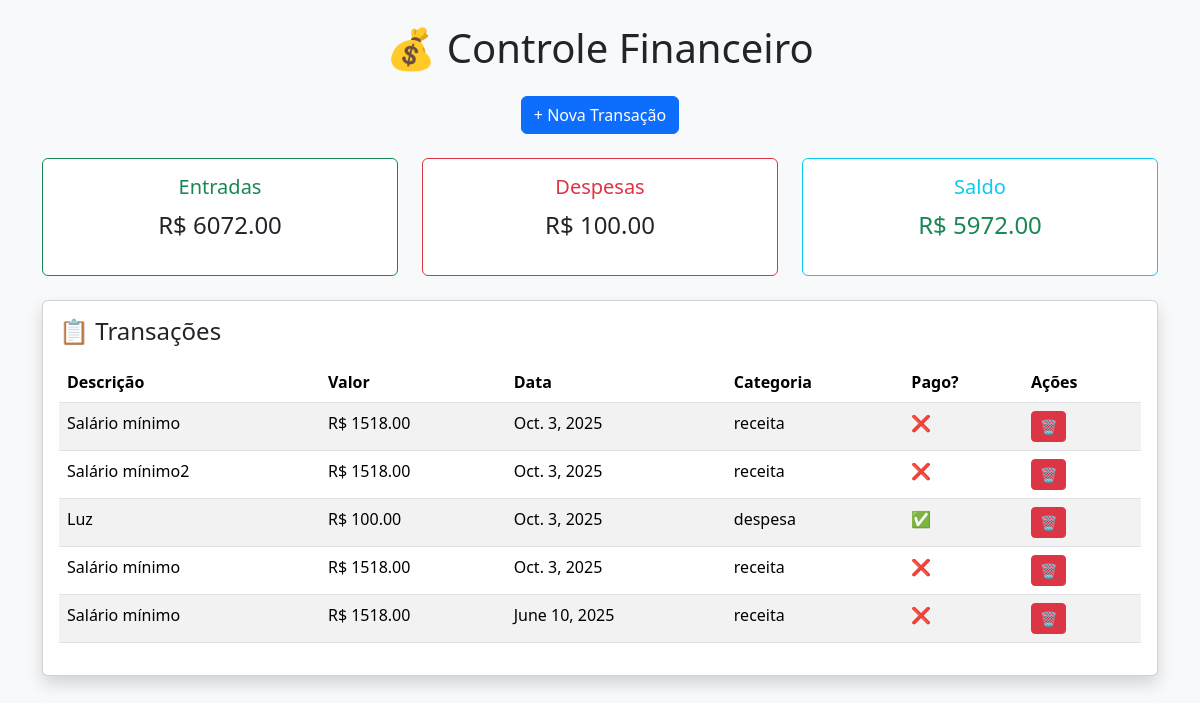
The app's page /, older data.
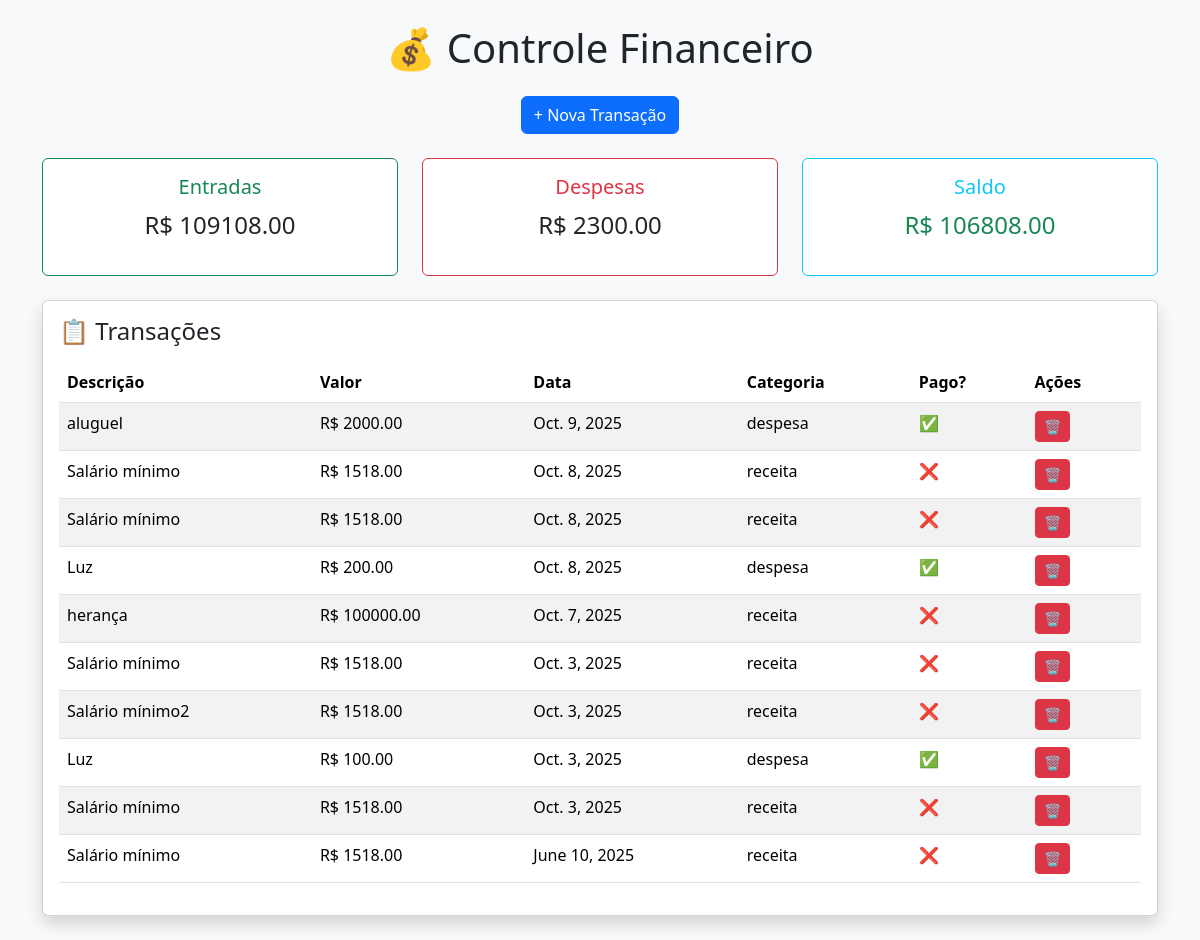
The same page, newer data.
### finance/models.py (models this page shows, shortened)
class Transacao(models.Model): #models.Model herda da classe Model do Django
    CATEGORIAS = [
        ('receita', 'Receita'),
        ('despesa', 'Despesa'),
    ]
    descricao = models.CharField(max_length=100) #CharField é um campo de texto com tamanho máximo definido
    valor = models.DecimalField(max_digits=10, decimal_places=2)
    data = models.DateField()
    categoria = models.CharField(max_length=20, choices=CATEGORIAS)
    pago = models.BooleanField(default=False) #BooleanField é um campo que armazena valores True ou False

### core/views.py (the view)
# urls.py: 2. Add a URL to urlpatterns:  path('', views.home, name='home')
def home(request):
    transacao = Transacao.objects.all().order_by('-data') #ordena da data mais recente para a mais antiga
    total_entradas = sum(
        t.valor for t in transacao
        if t.categoria.lower() == 'receita'
        )
    total_despesas = sum(
        t.valor for t in transacao
        if t.categoria.lower() == 'despesa'
        )
    saldo = total_entradas - total_despesas
    return render(request, "finance/home.html", {
        "transacao": transacao,
        "total_entradas": total_entradas,
        "total_despesas": total_despesas,
        "saldo": saldo
        }) #ajustar para exibir transações, entradas, despesas e saldo

### finance/templates/finance/home.html (shortened to what this page needs)
{% load static %}
<!DOCTYPE html>
<html lang="pt-BR">
<head>
  <link href="https://cdn.jsdelivr.net/npm/bootstrap@5.3.3/dist/css/bootstrap.min.css" rel="stylesheet">
</head>
<body class="bg-light p-4">
  <div class="container">
    <div class="text-center mb-4">
      <h1>💰 Controle Financeiro</h1>
      <a href="{% url 'nova_transacao' %}" class="btn btn-primary mt-3">+ Nova Transação</a>
    </div>
    <div class="row text-center mb-4">
      <div class="col-md-4">
        <div class="card border-success">
          <div class="card-body">
            <h5 class="card-title text-success">Entradas</h5>
            <p class="fs-4">R$ {{ total_entradas|floatformat:2 }}</p>
          </div>
        </div>
      </div>
      <div class="col-md-4">
        <div class="card border-danger">
          <div class="card-body">
            <h5 class="card-title text-danger">Despesas</h5>
            <p class="fs-4">R$ {{ total_despesas|floatformat:2 }}</p>
          </div>
        </div>
      </div>
      <div class="col-md-4">
        <div class="card border-info">
          <div class="card-body">
            <h5 class="card-title text-info">Saldo</h5>
            <p class="fs-4 {% if saldo < 0 %}text-danger{% else %}text-success{% endif %}">
              R$ {{ saldo|floatformat:2 }}
            </p>
          </div>
        </div>
      </div>
    </div>
    <div class="card shadow">
      <div class="card-body">
        <h4 class="mb-3">📋 Transações</h4>
        <table class="table table-striped">
          <thead>
            <tr>
              <th>Descrição</th>
              <th>Valor</th>
              <th>Data</th>
              <th>Categoria</th>
              <th>Pago?</th>
              <th>Ações</th>
            </tr>
          </thead>
          <tbody>
            {% for t in transacao %}
              <tr>
                <td>{{ t.descricao }}</td>
                <td>R$ {{ t.valor|floatformat:2 }}</td>
                <td>{{ t.data }}</td>
                <td>{{ t.categoria }}</td>
                <td>{% if t.pago %}✅{% else %}❌{% endif %}</td>
                <td>
                  <a href="{% url 'excluir_transacao' t.id %}" class="btn btn-sm btn-danger" data-bs-toggle="tooltip" title="Excluir Transação"
                  onclick="return confirm('Tem certeza que deseja excluir esta transação?');">🗑️
                </a>
                </td>
              </tr>
            {% empty %}
              <tr>
                <td colspan="6" class="text-center text-muted">Nenhuma transação cadastrada ainda.</td>
              </tr>
            {% endfor %}
          </tbody>
        </table>
      </div>
    </div>
  </div>
</body>
</html>

Row changes from the older to the newer data that the page shows:
added Transacao: descricao "aluguel", valor "2000.00", data "Oct. 9, 2025", categoria "despesa"
added Transacao: descricao "Salário mínimo", valor "1518.00", data "Oct. 8, 2025", categoria "receita"
added Transacao: descricao "Salário mínimo", valor "1518.00", data "Oct. 8, 2025", categoria "receita"
added Transacao: descricao "Luz", valor "200.00", data "Oct. 8, 2025", categoria "despesa"
added Transacao: descricao "herança", valor "100000.00", data "Oct. 7, 2025", categoria "receita"
Text that changed along with them:
{{ total_entradas|floatformat:2 }}: "6072.00" → "109108.00"
{{ total_despesas|floatformat:2 }}: "100.00" → "2300.00"
{{ saldo|floatformat:2 }}: "5972.00" → "106808.00"
